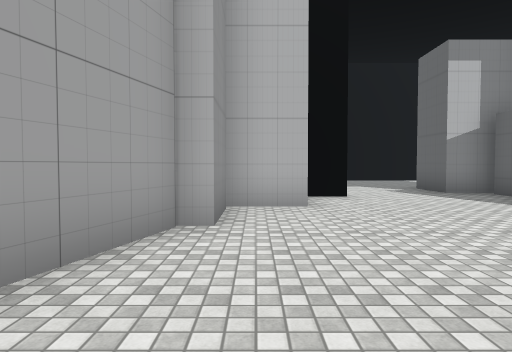
[1] (above)

12 first-person views from a walk through a Unity game level. The camera is 1.4 m above the floor, tilts 2° down and sees 75° across. The floor is counted in squares, 2 m on a side. Each view is taken from the middle of a square. On the plan, view 1 faces up. The plan holds only what a view shows up to about 10 squares ahead; the rest is blank. The place goes on beyond the plan. The player character is not drawn. Some surface patterns are stand-ins.

[2]
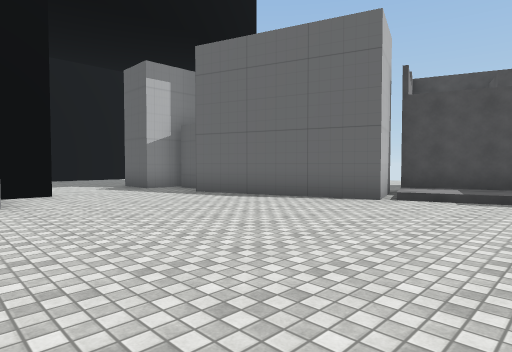

[3]
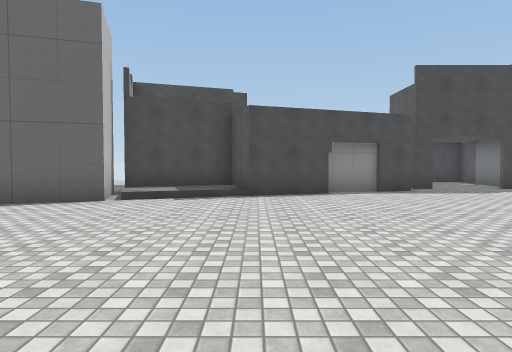

[4]
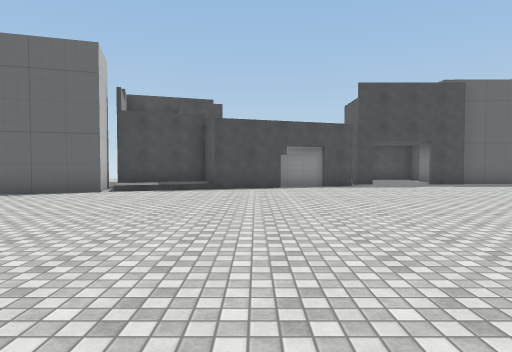

[5]
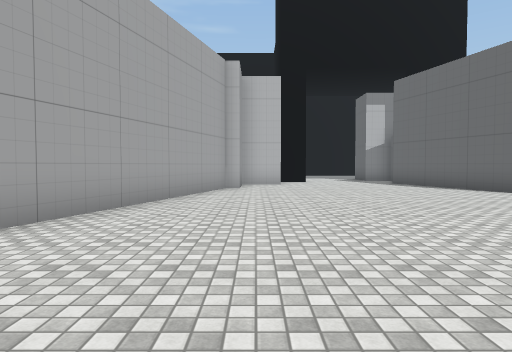

[6]
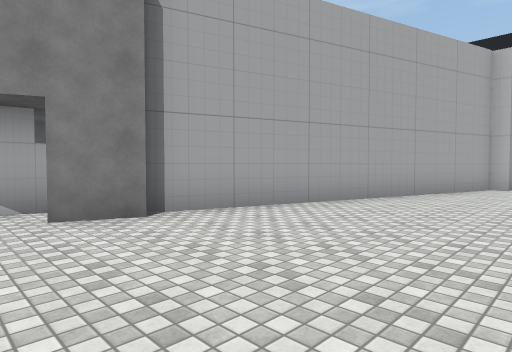

[7]
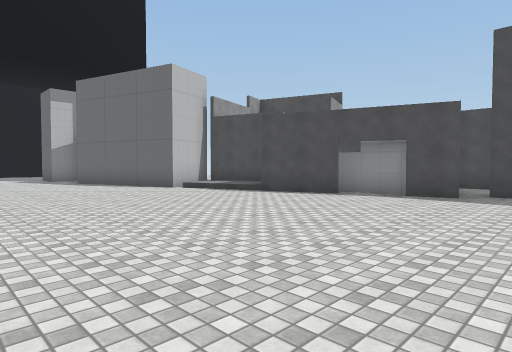

[8]
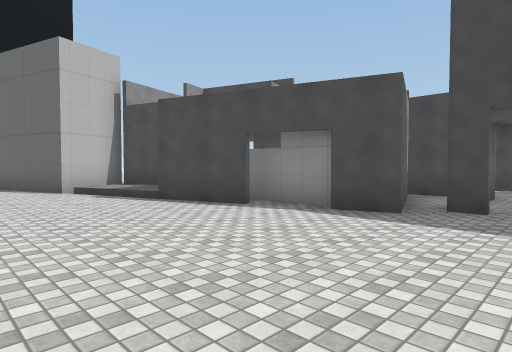

[9]
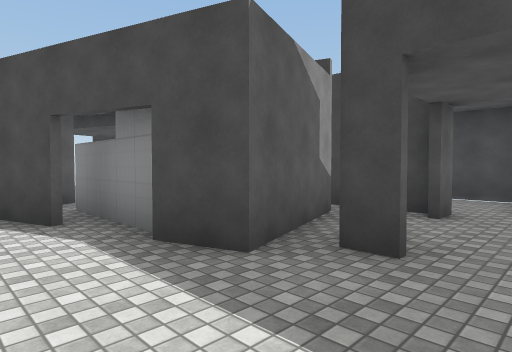

[10]
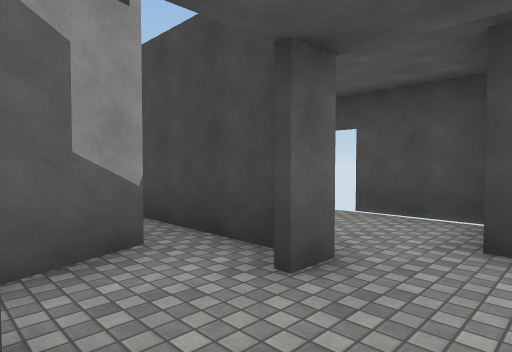

[11]
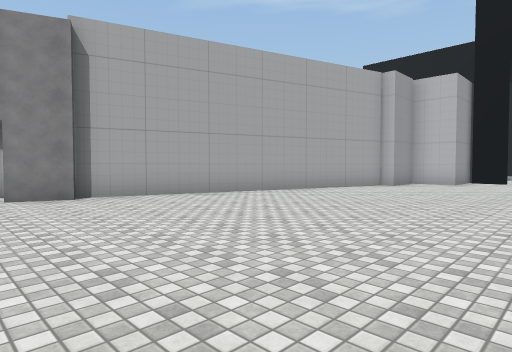

[12]
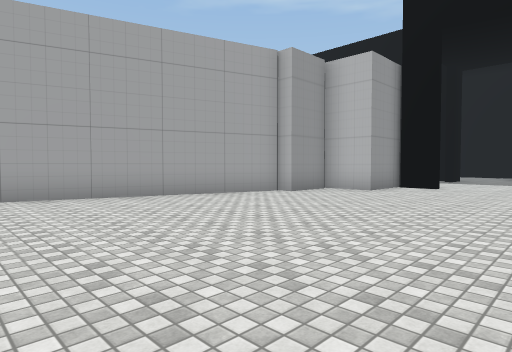

### Floor plan
Key: @ floor where view 1 was taken; # wall or solid block; . floor; / step, stairs or slope; O other object.
Columns run from 5 left of view 1 to 15 right of it. Each row starts with its distance up from view 1.
 10         ..
  9         ..OO
  8       #.....O
  7      ##....OO
  6     ##....##
  5    OO......#
  4     O......#
  3    ##......##
  2    #........##
  1    #......../#
  0   ##.@....../##
 -1   #........./##
 -2   #..........##
 -3  ##...........#
 -4  #............####
 -5  #............##.##
 -6 ##............ #..###
 -7   ................#

Positions as (right, up) in squares from view 1, and headings:
1: (0, 0), facing up
2: (0, -1), facing up-right
3: (0, -1), facing right
4: (-2, -2), facing right
5: (0, -6), facing up
6: (1, -7), facing up-left
7: (1, -7), facing up-right
8: (4, -7), facing up-right
9: (7, -7), facing up-right
10: (10, -7), facing up-right
11: (4, -7), facing up-left
12: (5, -3), facing up-left
